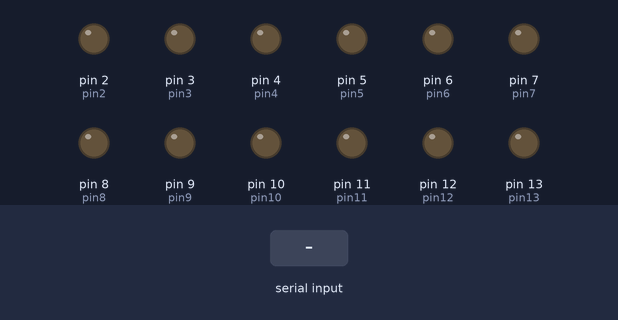
A sketch run on a simulated Arduino Uno, built with avr-gcc and run on an emulated ATmega328P. Shown: output pins drawn as LEDs (lit = HIGH). The inputs (shaded band) are chosen by the test bench.

Above: at 1.2 s.
1.3 s: "1" received over Serial
At 2.9 s:
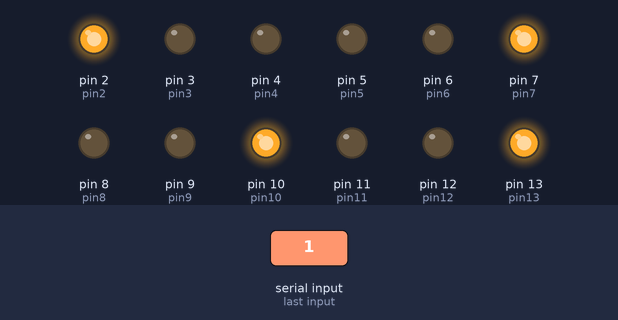
3.3 s: "2" received over Serial
At 4.5 s:
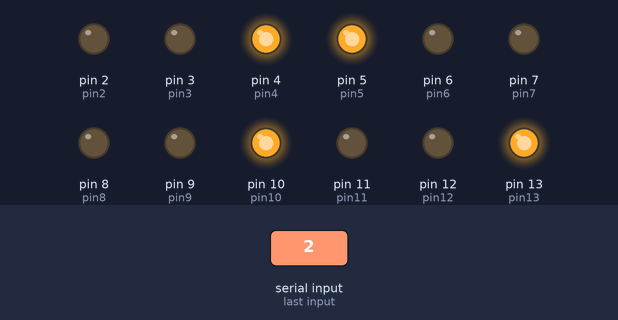
5.3 s: "3" received over Serial
At 7.0 s:
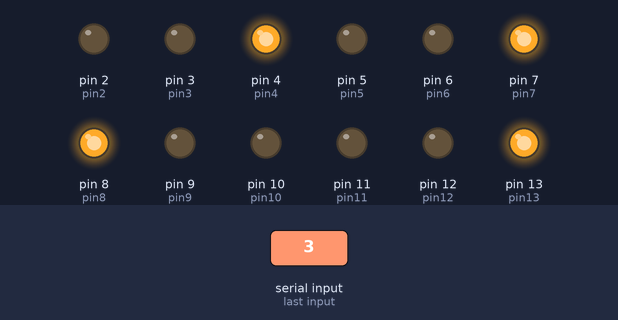
7.3 s: "4" received over Serial
At 8.7 s:
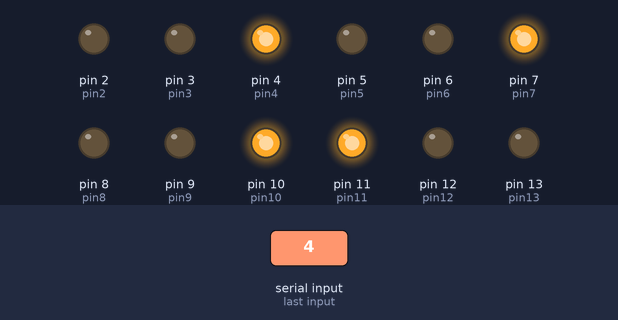
9.3 s: "1" received over Serial
At 9.7 s:
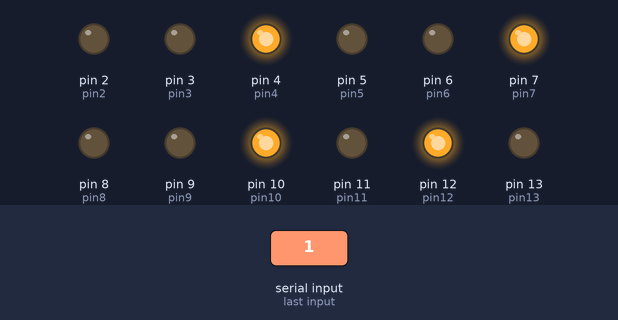
Timing chart, 0 to 12.3 s (numbered marks = the images above; inputs shaded):
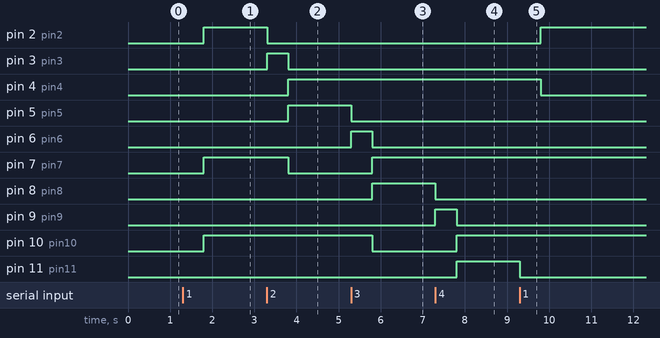

The sketch:

ggfamiliavambora.ino
```cpp
int pin13 = 13;
int pin12 = 12;
int pin11 = 11;

int pin10 = 10;
int pin9 = 9;
int pin8 = 8;

int pin7 = 7;
int pin6 = 6;
int pin5 = 5;

int pin4 = 4;
int pin3 = 3;
int pin2 = 2;

int phase = 0;
int x;

void setup() {
  pinMode(pin13, OUTPUT);
  pinMode(pin12, OUTPUT);
  pinMode(pin11, OUTPUT);
  pinMode(pin10, OUTPUT);
  pinMode(pin9, OUTPUT);
  pinMode(pin8, OUTPUT);
  pinMode(pin7, OUTPUT);
  pinMode(pin6, OUTPUT);
  pinMode(pin5, OUTPUT);
  pinMode(pin4, OUTPUT);
  pinMode(pin3, OUTPUT);
  pinMode(pin2, OUTPUT);

  Serial.begin(9600);
  Serial.setTimeout(1);
}

void sinal_amarelo(int phase) {
  if (phase == 1) {
    digitalWrite(pin2, LOW);
    digitalWrite(pin3, HIGH);
    delay(500);
    digitalWrite(pin3, LOW);
  }
  else if (phase == 2) {
    digitalWrite(pin5, LOW);
    digitalWrite(pin6, HIGH);
    delay(500);
    digitalWrite(pin6, LOW);
  }
  else if (phase == 3) {
    digitalWrite(pin8, LOW);
    digitalWrite(pin9, HIGH);
    delay(500);
    digitalWrite(pin9, LOW);
  }
  else {
    digitalWrite(pin11, LOW);
    digitalWrite(pin12, HIGH);
    delay(500);
    digitalWrite(pin12, LOW);
  }
}

void phase_1() {
  digitalWrite(pin13, HIGH);
  digitalWrite(pin10, HIGH);
  digitalWrite(pin7, HIGH);
  digitalWrite(pin2, HIGH);

  digitalWrite(pin11, LOW);
  digitalWrite(pin12, LOW);
  digitalWrite(pin9, LOW);
  digitalWrite(pin8, LOW);
  digitalWrite(pin6, LOW);
  digitalWrite(pin5, LOW);
  digitalWrite(pin3, LOW);
  digitalWrite(pin4, LOW);
}

void phase_2() {
  digitalWrite(pin13, HIGH);
  digitalWrite(pin10, HIGH);
  digitalWrite(pin5, HIGH);
  digitalWrite(pin4, HIGH);

  digitalWrite(pin11, LOW);
  digitalWrite(pin12, LOW);
  digitalWrite(pin9, LOW);
  digitalWrite(pin8, LOW);
  digitalWrite(pin6, LOW);
  digitalWrite(pin7, LOW);
  digitalWrite(pin3, LOW);
  digitalWrite(pin2, LOW);
}

void phase_3() {
  digitalWrite(pin13, HIGH);
  digitalWrite(pin8, HIGH);
  digitalWrite(pin7, HIGH);
  digitalWrite(pin4, HIGH);

  digitalWrite(pin10, LOW);
  digitalWrite(pin12, LOW);
  digitalWrite(pin9, LOW);
  digitalWrite(pin11, LOW);
  digitalWrite(pin6, LOW);
  digitalWrite(pin5, LOW);
  digitalWrite(pin3, LOW);
  digitalWrite(pin2, LOW);
}

void phase_4() {
  digitalWrite(pin11, HIGH);
  digitalWrite(pin10, HIGH);
  digitalWrite(pin7, HIGH);
  digitalWrite(pin4, HIGH);

  digitalWrite(pin13, LOW);
  digitalWrite(pin12, LOW);
  digitalWrite(pin9, LOW);
  digitalWrite(pin8, LOW);
  digitalWrite(pin6, LOW);
  digitalWrite(pin5, LOW);
  digitalWrite(pin3, LOW);
  digitalWrite(pin2, LOW);
}

void loop() {
  if (Serial.available()) {
    String msg = Serial.readString();

    if (msg == "1") {
      if (phase != 1) {
        sinal_amarelo(phase);
      }
      phase = 1;
      phase_1();
    }
    else if (msg == "2") {
      if (phase != 2) {
        sinal_amarelo(phase);
      }
      phase = 2;
      phase_2();
    }
    else if (msg == "3") {
      if (phase != 3) {
        sinal_amarelo(phase);
      }
      phase = 3;
      phase_3();
    }
    else if (msg == "4") {
      if (phase != 4) {
        sinal_amarelo(phase);
      }
      phase = 4;
      phase_4();
    }
  }
}
```

Measured:
- after the input at 1.3 s, pin 2 (pin2), pin 7 (pin7), pin 10 (pin10), pin 13 (pin13): LOW → HIGH after 0.50 s; pin 12 (pin12): LOW → HIGH at once, → LOW 0.50 s later
- after the input at 3.3 s, pin 2 (pin2): HIGH → LOW at once; pin 3 (pin3): LOW → HIGH at once, → LOW 0.50 s later; pin 4 (pin4), pin 5 (pin5): LOW → HIGH after 0.50 s; pin 7 (pin7): HIGH → LOW after 0.50 s
- after the input at 5.3 s, pin 5 (pin5): HIGH → LOW at once; pin 6 (pin6): LOW → HIGH at once, → LOW 0.50 s later; pin 7 (pin7), pin 8 (pin8): LOW → HIGH after 0.50 s; pin 10 (pin10): HIGH → LOW after 0.50 s
- after the input at 7.3 s, pin 8 (pin8): HIGH → LOW at once; pin 9 (pin9): LOW → HIGH at once, → LOW 0.50 s later; pin 10 (pin10), pin 11 (pin11): LOW → HIGH after 0.50 s; pin 13 (pin13): HIGH → LOW after 0.50 s
- after the input at 9.3 s, pin 2 (pin2), pin 13 (pin13): LOW → HIGH after 0.50 s; pin 4 (pin4): HIGH → LOW after 0.50 s; pin 11 (pin11): HIGH → LOW at once; pin 12 (pin12): LOW → HIGH at once, → LOW 0.50 s later
